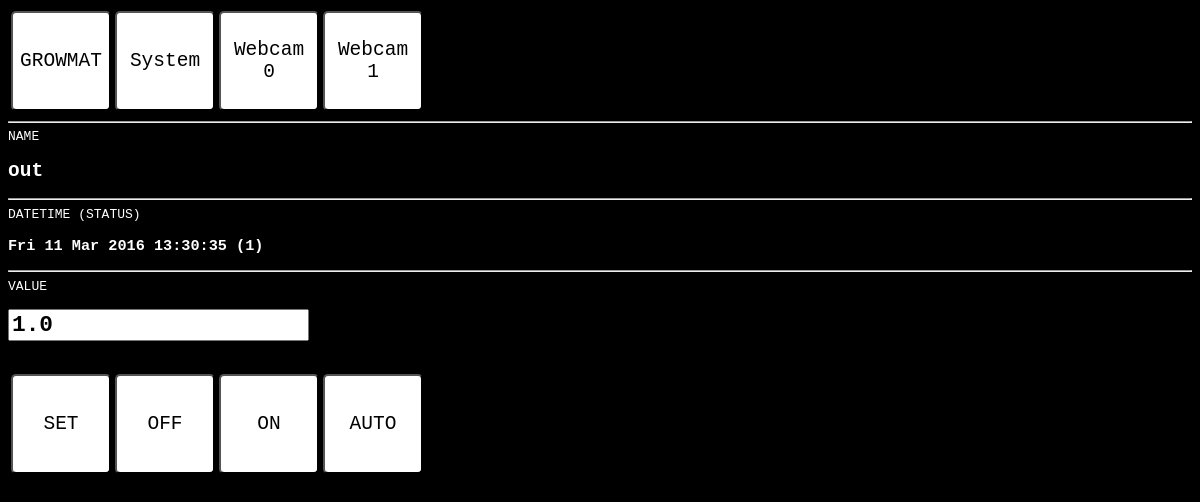
Screenshot of /w/detail/2/2/ with the database file from the repository.
### w/models.py (models this page shows, shortened)
class Instrument(models.Model):
	cNT = 1<<0
	cIV = 1<<1
	cA  = 1<<2
	cW  = 1<<3
	INSTRUMENT_TYPE = (
					(0, 'SYSTEM'),
					(10, 'OUTPUT'),
     				(20, 'THERMOMETER'),
         			(30, 'HUMIDITYMETER'),
    			    (40, 'DISTANCEMETER'),
    				(50, 'PHMETER'),
	)
	INSTRUMENT_INDEX = (
					(0, '0'),
     				(1, '1'),
         			(2, '2'),
    			    (3, '3'),
    				(4, '4'),
    				(5, '5'),
     				(6, '6'),
         			(7, '7'),
    			    (8, '8'),
    				(9, '9'),
	)
	DATA_TYPE = (
					(0, 'int'),
     				(1, 'float'),
	)
	priority = models.FloatField(default=0, blank=True)
	manual = models.BooleanField(default=False, blank=True)
	address = models.IntegerField(default=0)
	type = models.IntegerField(choices=INSTRUMENT_TYPE, default=0)
	index = models.IntegerField(default=0)
	output = models.BooleanField(default = False, blank=True)
	datatype = models.IntegerField(choices=DATA_TYPE, default=0)
	name = models.CharField(default='NEW',  max_length=256)
	value = models.FloatField(default=0)
	status = models.IntegerField(default=1)
	datetime = models.DateTimeField(null=True, blank=True)

### w/views.py (the view, shortened to what this page needs)
# urls.py: url(r'^detail/(?P<page>[0-9]+)/(?P<pk>[0-9]+)/$', views.detail, name='detail'),
def detail(request, page=0, pk=None):
    instrument = Instrument.objects.get(pk=pk)
    form = InstrumentForm(instance = instrument)
    context = RequestContext(request, {
        'instrument': instrument,
        'form':form,
        'page': page })
    return render(request, 'w/detail.html', context)

### w/models.py
class InstrumentForm(ModelForm):
    class Meta:
        model = Instrument
        fields = ['priority', 'manual', 'address', 'type', 'index', 'output', 'datatype','name', 'value', 'status', 'datetime']

### w/templates/w/detail.html (shortened to what this page needs)
{% load staticfiles %}
<html>
	<head>
		<link rel="stylesheet" type="text/css" href="{% static 'w/style.css' %}">
    </head>
<body>
<table>
<tr>
<td>
<a href="{% url 'w:index' page %}"><button class="label">GROWMAT</button></a>
</td>
<td>
<a href="{% url 'w:instrument' %}"><button class="label">System</button></a>
</td>
<td>
<a href="{% url 'w:webcam' 0 %}"><button class="label">Webcam<br>0</button></a>
</td>
<td>
<a href="{% url 'w:webcam' 1 %}"><button class="label">Webcam<br>1</button></a>
</td>
</tr>
</table>
<hr>
	<form action="" method="post">{% csrf_token %}
	NAME <h2>{{ instrument.name }}</h2>
	<hr>
	DATETIME (STATUS) <h3>{{ instrument.datetime|date:"D d M Y" }} {{ instrument.datetime|time:"H:i:s" }} ({{ instrument.status }}) </h3>
	<hr>
	VALUE
			<h3>
				{{ form.value }}
			</h3>&nbsp;
  <table>
			<tr><td><button class="label" type="submit" name="setValue">SET</button></td>
    		<td><button class="label" type="submit" name="setOff">OFF</button></td>
    	    <td><button class="label" type="submit" name="setOn">ON</button></td>
        	<td><button class="label" type="submit" name="resetManual"
				>AUTO</button></td></tr>
  			</table>
		</form>
	</body>
</html>

### static/w/style.css (style rules this page uses)
body { background-color: black; color: white; font-family: Monospace; }
html, body { //width=100%; //overflow-x: hidden; //overflow-y: hidden; }
input[type="number"] { font-family: Monospace; font-size: 1.5em }
a { color: white; }
button { height: 100px; width: 100px; font-family: Monospace; border-radius: 5px; //font-face: Tahoma; //font-size: 1.2em }
button.label { background: white; font-size: 1.5em }
tr a { width:100%; display:block; color: black; text-decoration: none; }
td a { width:100%; display:block; color: black; text-decoration: none; }
input { font-weight: bold; font-size:large; }

### rows the page displays
Instrument: name "out", datetime "Fri 11 Mar 2016", datetime "13:30:35", status "1", value "1.0"
